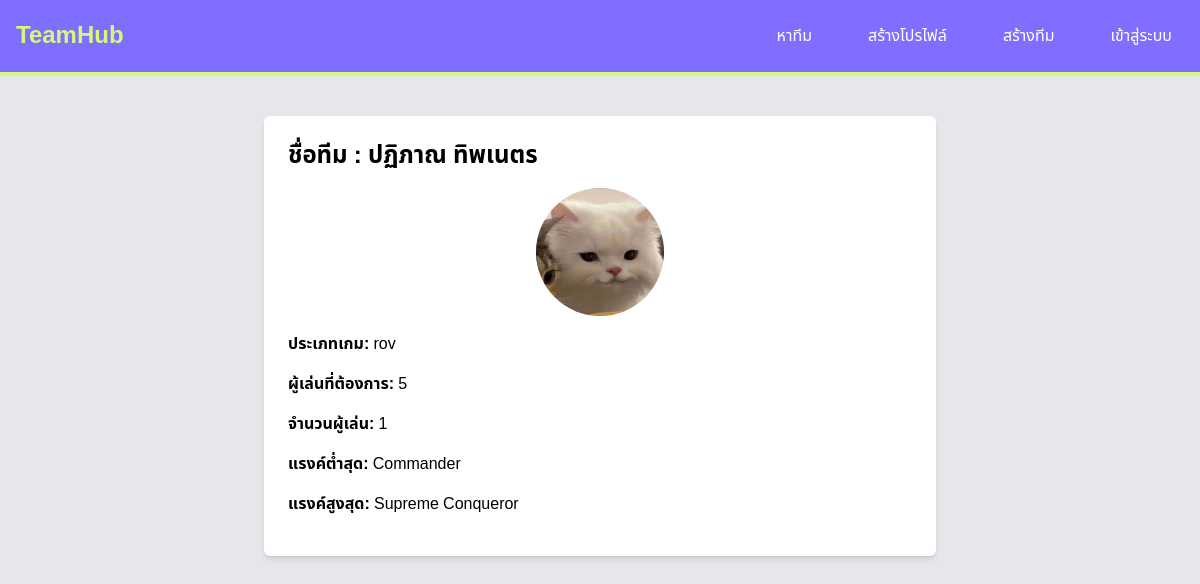
The page /team/15/ on the database its author committed.
### myesportapp/models.py (models this page shows, shortened)
class Team(models.Model):
    member = models.ForeignKey(User, on_delete=models.CASCADE, null=True, blank=False)
    name = models.CharField(max_length=100, null=True, blank=False)
    game = models.ForeignKey(Game, on_delete=models.CASCADE, null=True, blank=False)
    required_rank_min = models.CharField(max_length=100, null=True, blank=True)
    required_rank_max = models.CharField(max_length=100, null=True, blank=True)
    members_needed = models.IntegerField( null=True, blank=False)
    additional_details = models.TextField( null=True, blank=False)
    logo = models.ImageField(upload_to='team_logos/', blank=True, null=True)

class Game(models.Model):
    name = models.CharField(max_length=100, null=True, blank=False)
    rank1 = models.CharField(max_length=100, null=True, blank=False)
    rank2 = models.CharField(max_length=100,  null=True, blank=False)
    rank3 = models.CharField(max_length=100,  null=True, blank=False)
    rank4 = models.CharField(max_length=100,  null=True, blank=False)
    rank5 = models.CharField(max_length=100,  null=True, blank=False)
    rank6 = models.CharField(max_length=100,  null=True, blank=False)
    rank7 = models.CharField(max_length=100,  null=True, blank=False)
    rank8 = models.CharField(max_length=100, null=True, blank=False)
    rank9 = models.CharField(max_length=100,  null=True, blank=False)

### myesportapp/views.py (the view)
# urls.py: path('team/<int:pk>/', team_detail, name='team_detail'),
def team_detail(request, pk):
    team = get_object_or_404(Team, pk=pk)
    member_count = team.members.count()
    total_members = member_count
    context = {
        'team': team,
        'total_members': total_members,
    }
    return render(request, 'team_detail.html', context)

### myesportapp/templates/team_detail.html (shortened to what this page needs)
<!DOCTYPE html>
<html lang="en">
<head>
    <script src="https://cdn.tailwindcss.com"></script>
</head>
<body>
    {% include 'components/navbar.html' %}
    <div class="container mx-auto my-10">
        <div class="max-w-2xl mx-auto bg-white p-6 rounded-md shadow-md">
            <h1 class="text-2xl font-bold mb-4">ชื่อทีม : {{ team.name }}</h1>
            {% if team.logo %}
            <div class="mb-4">
                <img src="{{ team.logo.url }}" alt="{{ team.name }} logo" class="w-32 h-32 object-cover rounded-full mx-auto">
            </div>
            {% endif %}
            <p class="mb-4"><strong>ประเภทเกม:</strong> {{ team.game.name }}</p>
            <p class="mb-4"><strong>ผู้เล่นที่ต้องการ:</strong> {{ team.members_needed }}</p>
            <p class="mb-4"><strong>จำนวนผู้เล่น:</strong> {{ total_members }}</p>
            <p class="mb-4"><strong>แรงค์ต่ำสุด:</strong> {{ team.required_rank_min }}</p>
            <p class="mb-4"><strong>แรงค์สูงสุด:</strong> {{ team.required_rank_max }}</p>
        </div>
    </div>
</body>
</html>

### myesportapp/templates/components/navbar.html (style rules this page uses)
body { font-family: 'Noto Sans Thai', sans-serif; background-color: #e5e7eb; }
.font-bold { font-weight: 700; }

### rows shown on the page
Team: name "ปฏิภาณ ทิพเนตร", logo (picture), game.name "rov", members_needed "5", required_rank_min "Commander", required_rank_max "Supreme Conqueror"

### other values the page prints
{{ total_members }} "1"
